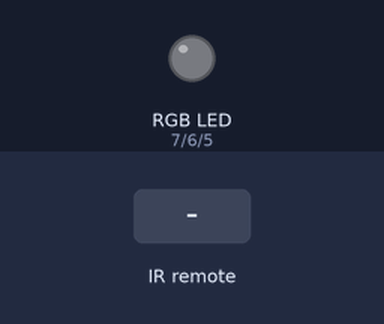
A sketch run on a simulated Arduino Uno, built with avr-gcc and run on an emulated ATmega328P. On the bench: an RGB LED mixed from three pins (HIGH = lit). The test bench sets the inputs (shaded band). What the sketch prints to the serial monitor is not drawn.

Above: at 1.2 s.
1.3 s: infrared code 0x45 received
At 2.1 s:
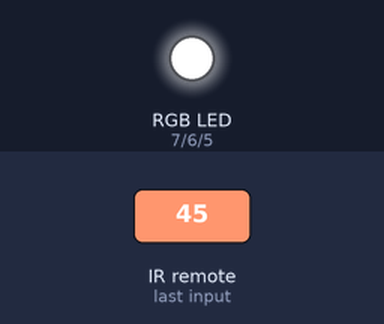
2.8 s: infrared code 0x0C received
At 3.2 s:
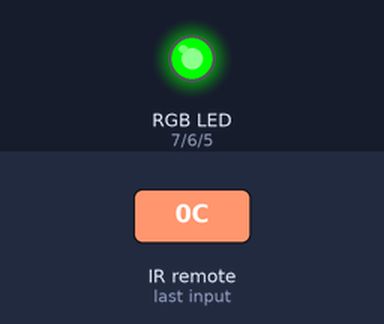
4.3 s: infrared code 0x5E received
At 5.5 s:
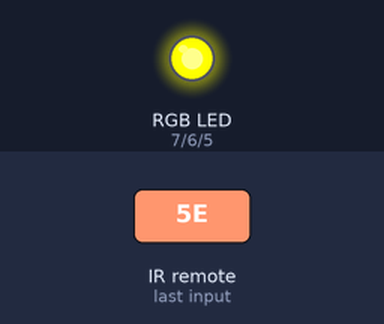
5.8 s: infrared code 0x16 received
At 6.7 s:
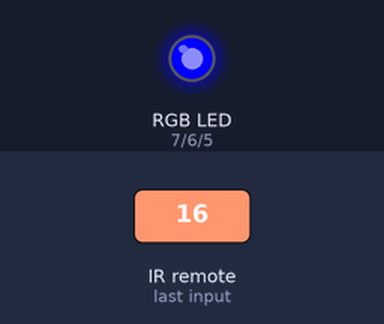
7.3 s: infrared code 0x18 received
At 7.8 s:
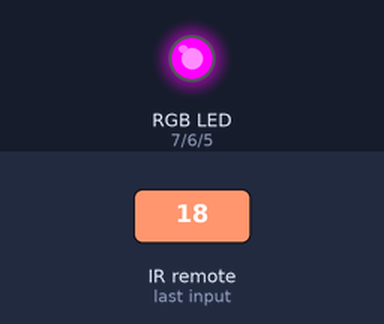
8.8 s: infrared code 0x08 received
At 10.2 s:
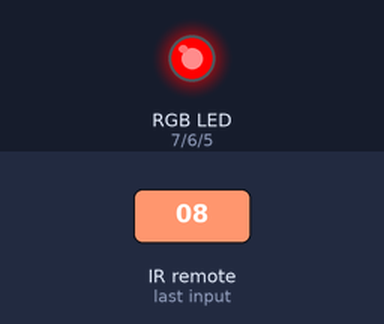
Timing chart, 0 to 11.3 s (numbered marks = the images above; inputs shaded):
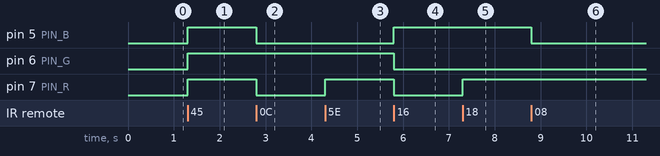

The sketch:

rgb_led_ir_receiver.ino
```cpp
#include <Arduino.h>
#include <IRremote.h>

#define PIN_R 7
#define PIN_G 6
#define PIN_B 5
#define IR_PIN 11
#define COMMON_ANODE 0

#define IR_POWER 0x45
#define IR_1     0x16
#define IR_2     0x0C
#define IR_3     0x18
#define IR_4     0x5E
#define IR_5     0x08

bool g_powerOn = false;
uint8_t lastCmd = 0;
unsigned long lastCmdMs = 0;

inline uint8_t inv(uint8_t v){ return COMMON_ANODE ? (uint8_t)(255 - v) : v; }
inline void writeRGB(uint8_t r,uint8_t g,uint8_t b){
  analogWrite(PIN_R, inv(r));
  analogWrite(PIN_G, inv(g));
  analogWrite(PIN_B, inv(b));
}
inline void ledOff(){ writeRGB(0,0,0); }
inline void ledWhite(){ writeRGB(255,255,255); }

void setColorByKey(uint8_t cmd){
  if(!g_powerOn) return;
  if(cmd == IR_1) writeRGB(0,0,255);       // Blue
  else if(cmd == IR_2) writeRGB(0,255,0);  // Green
  else if(cmd == IR_3) writeRGB(255,0,255);// Purple
  else if(cmd == IR_4) writeRGB(255,255,0);// Yellow
  else if(cmd == IR_5) writeRGB(255,0,0);  // Red
}

void setup(){
  pinMode(PIN_R,OUTPUT);
  pinMode(PIN_G,OUTPUT);
  pinMode(PIN_B,OUTPUT);
  ledOff();

  Serial.begin(9600);
  delay(50);
  Serial.println(F("IR RGB Controller (1–5 colors)"));
  IrReceiver.begin(IR_PIN, ENABLE_LED_FEEDBACK);
}

void loop(){
  if(IrReceiver.decode()){
    if (IrReceiver.decodedIRData.flags & IRDATA_FLAGS_IS_REPEAT) {
      IrReceiver.resume();
      return;
    }

    uint8_t cmd = IrReceiver.decodedIRData.command;
    Serial.print(F("IR cmd=0x")); Serial.println(cmd, HEX);

    unsigned long now = millis();
    if (cmd == lastCmd && (now - lastCmdMs) < 120) {
      IrReceiver.resume();
      return;
    }
    lastCmd = cmd; lastCmdMs = now;

    if(cmd == IR_POWER){
      g_powerOn = !g_powerOn;
      if(g_powerOn) ledWhite(); else ledOff();
    }else{
      setColorByKey(cmd);
    }

    IrReceiver.resume();
  }
}
```

Measured:
- after the input at 1.3 s, pin 5 (PIN_B), pin 6 (PIN_G), pin 7 (PIN_R): LOW → HIGH at once
- after the input at 2.8 s, pin 5 (PIN_B), pin 7 (PIN_R): HIGH → LOW at once
- after the input at 4.3 s, pin 7 (PIN_R): LOW → HIGH at once
- after the input at 5.8 s, pin 5 (PIN_B): LOW → HIGH at once; pin 6 (PIN_G), pin 7 (PIN_R): HIGH → LOW at once
- after the input at 7.3 s, pin 7 (PIN_R): LOW → HIGH at once
- after the input at 8.8 s, pin 5 (PIN_B): HIGH → LOW at once
